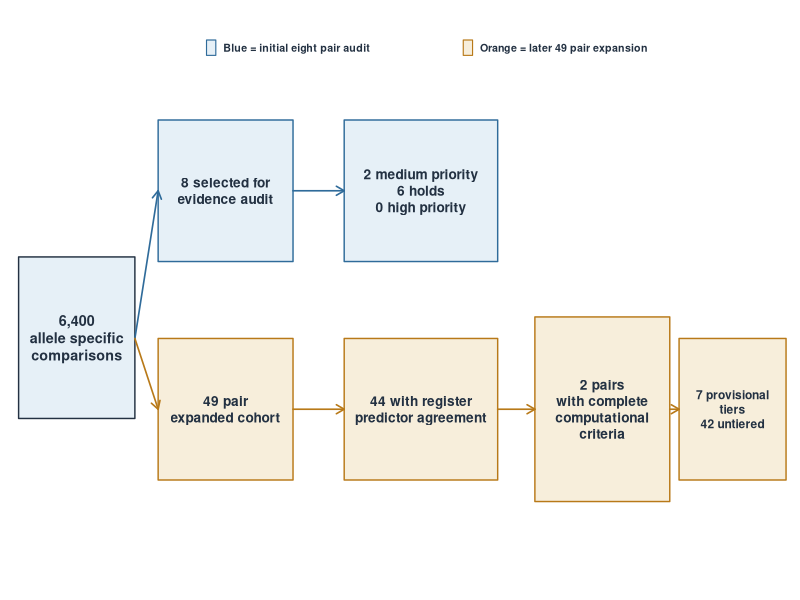
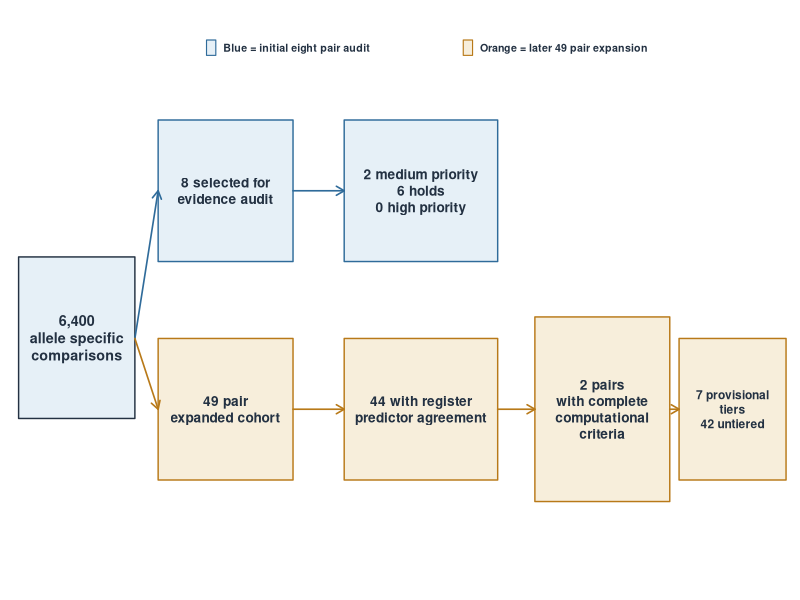
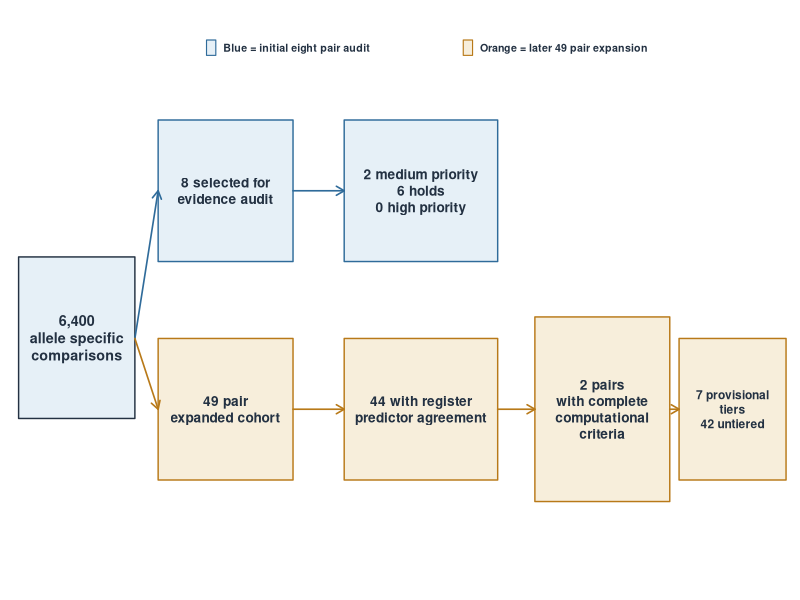
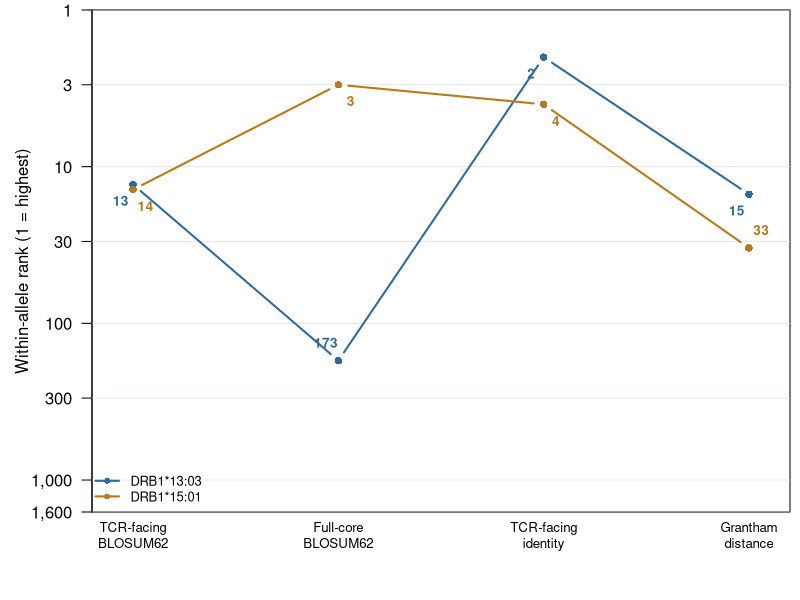
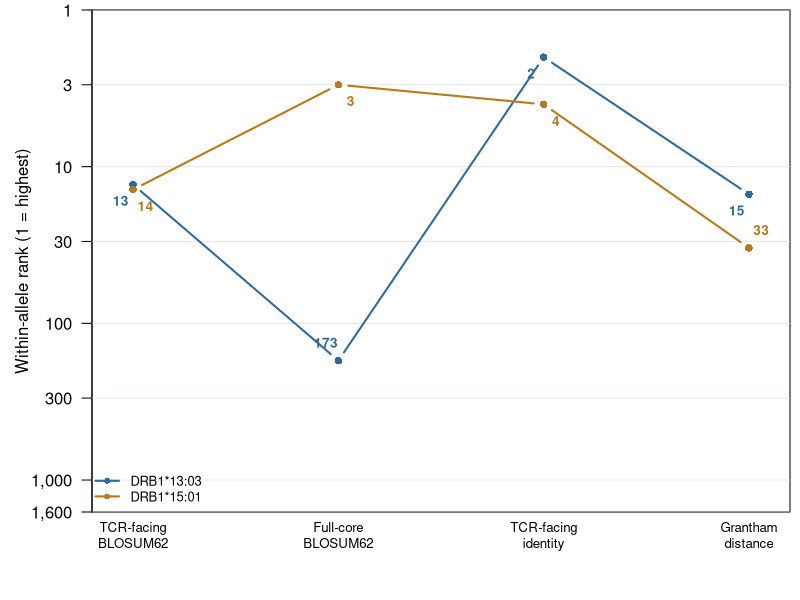
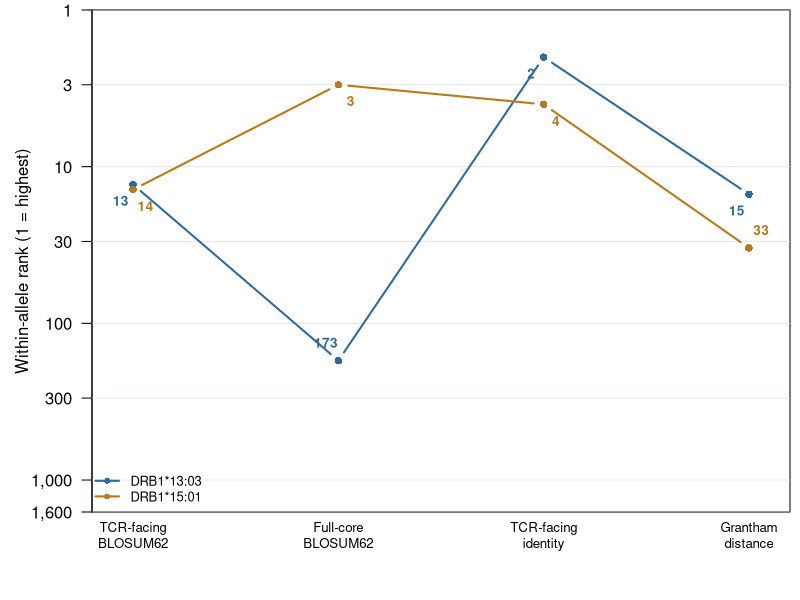

Write the R code that produced these figures, in order.
out_dir <- '/Users/anishsharma/Library/Mobile Documents/com~apple~CloudDocs/ebv_ms_publication/manuscript_figures_v2'
dir.create(out_dir, recursive=TRUE, showWarnings=FALSE)

ink <- '#233142'; blue <- '#2F6B9A'; light_blue <- '#E6F0F7'; gold <- '#B87918'; light_gold <- '#F7EEDB'; gray <- '#637381'; red <- '#AE4A45'
open_device <- function(stem, ext, w, h) {
  p <- file.path(out_dir, paste0(stem, '.', ext))
  if (ext == 'png') png(p, width=w, height=h, units='in', res=400, type='cairo')
  if (ext == 'pdf') pdf(p, width=w, height=h, useDingbats=FALSE)
  if (ext == 'svg') svg(p, width=w, height=h)
}
close_device <- function() dev.off()
for (ext in c('png','pdf','svg')) {
  open_device('figure_1_branched_workflow', ext, 8.6, 4.8)
  par(mar=c(0,0,0,0), xaxs='i', yaxs='i', family='Helvetica')
  plot.new(); plot.window(xlim=c(0,8.6), ylim=c(0,3.9))
  box <- function(x,y,w,h,txt,fill,border=ink,cex=.82,bold=FALSE) {
    rect(x,y,x+w,y+h,col=fill,border=border,lwd=1.4)
    text(x+w/2,y+h/2,txt,cex=cex,col=ink,font=2)
  }
  arrow <- function(x1,y1,x2,y2,col) arrows(x1,y1,x2,y2,length=.09,lwd=1.6,col=col)
  box(.20,1.18,1.25,1.05,'6,400\nallele specific\ncomparisons',light_blue,cex=.86,bold=TRUE)
  box(1.70,2.20,1.45,.92,'8 selected for\nevidence audit',light_blue,blue)
  box(3.70,2.20,1.65,.92,'2 medium priority\n6 holds\n0 high priority',light_blue,blue)
  box(1.70,.78,1.45,.92,'49 pair\nexpanded cohort',light_gold,gold)
  box(3.70,.78,1.65,.92,'44 with register\npredictor agreement',light_gold,gold)
  box(5.75,.64,1.45,1.20,'2 pairs\nwith complete\ncomputational\ncriteria',light_gold,gold)
  box(7.30,.78,1.15,.92,'7 provisional\ntiers\n42 untiered',light_gold,gold,cex=.72)
  arrow(1.45,1.70,1.70,2.66,blue); arrow(1.45,1.70,1.70,1.24,gold)
  arrow(3.15,2.66,3.70,2.66,blue); arrow(3.15,1.24,3.70,1.24,gold); arrow(5.35,1.24,5.75,1.24,gold); arrow(7.20,1.24,7.30,1.24,gold)
  rect(2.22,3.54,2.32,3.64,col=light_blue,border=blue,lwd=1.1)
  text(2.40,3.59,'Blue = initial eight pair audit',adj=c(0,0.5),cex=.64,col=ink,font=2)
  rect(4.98,3.54,5.08,3.64,col=light_gold,border=gold,lwd=1.1)
  text(5.16,3.59,'Orange = later 49 pair expansion',adj=c(0,0.5),cex=.64,col=ink,font=2)
  close_device()
}

for (ext in c('png','pdf','svg')) {
  open_device('figure_4_rank_sensitivity', ext, 7.2, 4.2)
  par(mar=c(4.4,4.6,0.5,.5), xaxs='i', yaxs='i')
  ranks <- rbind(c(13,173,2,15),c(14,3,4,33))
  cols <- c(blue,gold); xx <- 1:4
  plot(xx, ranks[1,], log='y', ylim=c(1600,1), xlim=c(.8,4.2), type='n', xaxt='n', yaxt='n', xlab='', ylab='Within-allele rank (1 = highest)')
  axis(1,at=xx,labels=c('TCR-facing\nBLOSUM62','Full-core\nBLOSUM62','TCR-facing\nidentity','Grantham\ndistance'),tick=FALSE,cex.axis=.80)
  axis(2,at=c(1,3,10,30,100,300,1000,1600),labels=c('1','3','10','30','100','300','1,000','1,600'),las=1)
  abline(h=c(1,3,10,30,100,300,1000,1600),col='#D9E0E5',lwd=.7)
  for (i in 1:2) {
    lines(xx,ranks[i,],type='b',pch=16,lwd=2,col=cols[i])
    for (j in 1:4) text(xx[j] + ifelse(i == 1, -.06, .06), ranks[i,j], labels=ranks[i,j], pos=ifelse(ranks[i,j]<30,1,3), offset=.65, cex=.82, col=cols[i], font=2)
  }
  legend('bottomleft',legend=c('DRB1*13:03','DRB1*15:01'),col=cols,lty=1,pch=16,lwd=2,bty='n',cex=.78)
  close_device()
}
